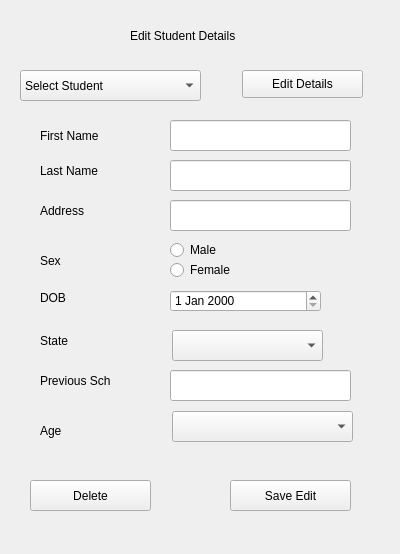
<?xml version="1.0" encoding="UTF-8"?>
<ui version="4.0">
 <class>Form</class>
 <widget class="QWidget" name="Form">
  <property name="geometry">
   <rect>
    <x>0</x>
    <y>0</y>
    <width>400</width>
    <height>554</height>
   </rect>
  </property>
  <property name="windowTitle">
   <string>Form</string>
  </property>
  <property name="styleSheet">
   <string notr="true">font: 75 10pt &quot;Segoe UI&quot;;</string>
  </property>
  <widget class="QComboBox" name="comboBox_11">
   <property name="geometry">
    <rect>
     <x>20</x>
     <y>70</y>
     <width>181</width>
     <height>31</height>
    </rect>
   </property>
   <item>
    <property name="text">
     <string>Select Student</string>
    </property>
   </item>
  </widget>
  <widget class="QPushButton" name="pushButton">
   <property name="geometry">
    <rect>
     <x>242</x>
     <y>70</y>
     <width>121</width>
     <height>28</height>
    </rect>
   </property>
   <property name="text">
    <string>Edit Details</string>
   </property>
  </widget>
  <widget class="QLabel" name="label_9">
   <property name="geometry">
    <rect>
     <x>40</x>
     <y>330</y>
     <width>81</width>
     <height>21</height>
    </rect>
   </property>
   <property name="styleSheet">
    <string notr="true">font: 75 10pt &quot;Verdana&quot;;</string>
   </property>
   <property name="text">
    <string>State</string>
   </property>
  </widget>
  <widget class="QLabel" name="label_10">
   <property name="geometry">
    <rect>
     <x>40</x>
     <y>370</y>
     <width>111</width>
     <height>21</height>
    </rect>
   </property>
   <property name="styleSheet">
    <string notr="true">font: 75 10pt &quot;Verdana&quot;;</string>
   </property>
   <property name="text">
    <string>Previous Sch</string>
   </property>
  </widget>
  <widget class="QLineEdit" name="lineEdit_7">
   <property name="geometry">
    <rect>
     <x>170</x>
     <y>200</y>
     <width>181</width>
     <height>31</height>
    </rect>
   </property>
  </widget>
  <widget class="QLineEdit" name="lineEdit">
   <property name="geometry">
    <rect>
     <x>170</x>
     <y>120</y>
     <width>181</width>
     <height>31</height>
    </rect>
   </property>
  </widget>
  <widget class="QPushButton" name="pushButton_2">
   <property name="geometry">
    <rect>
     <x>230</x>
     <y>480</y>
     <width>121</width>
     <height>31</height>
    </rect>
   </property>
   <property name="text">
    <string>Save Edit</string>
   </property>
  </widget>
  <widget class="QRadioButton" name="radioButton_2">
   <property name="geometry">
    <rect>
     <x>170</x>
     <y>260</y>
     <width>95</width>
     <height>20</height>
    </rect>
   </property>
   <property name="text">
    <string>Female</string>
   </property>
  </widget>
  <widget class="QComboBox" name="comboBox">
   <property name="geometry">
    <rect>
     <x>172</x>
     <y>330</y>
     <width>151</width>
     <height>31</height>
    </rect>
   </property>
  </widget>
  <widget class="QComboBox" name="comboBox_12">
   <property name="geometry">
    <rect>
     <x>172</x>
     <y>411</y>
     <width>181</width>
     <height>31</height>
    </rect>
   </property>
  </widget>
  <widget class="QLineEdit" name="lineEdit_10">
   <property name="geometry">
    <rect>
     <x>170</x>
     <y>370</y>
     <width>181</width>
     <height>31</height>
    </rect>
   </property>
  </widget>
  <widget class="QLabel" name="label_5">
   <property name="geometry">
    <rect>
     <x>40</x>
     <y>200</y>
     <width>101</width>
     <height>21</height>
    </rect>
   </property>
   <property name="styleSheet">
    <string notr="true">font: 75 10pt &quot;Verdana&quot;;</string>
   </property>
   <property name="text">
    <string>Address</string>
   </property>
  </widget>
  <widget class="QLabel" name="label_3">
   <property name="geometry">
    <rect>
     <x>40</x>
     <y>120</y>
     <width>121</width>
     <height>31</height>
    </rect>
   </property>
   <property name="styleSheet">
    <string notr="true">font: 75 10pt &quot;Verdana&quot;;</string>
   </property>
   <property name="text">
    <string>First Name</string>
   </property>
  </widget>
  <widget class="QLabel" name="label_4">
   <property name="geometry">
    <rect>
     <x>40</x>
     <y>160</y>
     <width>121</width>
     <height>21</height>
    </rect>
   </property>
   <property name="styleSheet">
    <string notr="true">font: 75 10pt &quot;Verdana&quot;;</string>
   </property>
   <property name="text">
    <string>Last Name</string>
   </property>
  </widget>
  <widget class="QRadioButton" name="radioButton">
   <property name="geometry">
    <rect>
     <x>170</x>
     <y>240</y>
     <width>95</width>
     <height>20</height>
    </rect>
   </property>
   <property name="text">
    <string>Male</string>
   </property>
  </widget>
  <widget class="QLabel" name="label_6">
   <property name="geometry">
    <rect>
     <x>40</x>
     <y>250</y>
     <width>81</width>
     <height>21</height>
    </rect>
   </property>
   <property name="styleSheet">
    <string notr="true">font: 75 10pt &quot;Verdana&quot;;</string>
   </property>
   <property name="text">
    <string>Sex</string>
   </property>
  </widget>
  <widget class="QLabel" name="label_11">
   <property name="geometry">
    <rect>
     <x>40</x>
     <y>420</y>
     <width>91</width>
     <height>21</height>
    </rect>
   </property>
   <property name="styleSheet">
    <string notr="true">font: 75 10pt &quot;Verdana&quot;;</string>
   </property>
   <property name="text">
    <string>Age</string>
   </property>
  </widget>
  <widget class="QDateEdit" name="dateEdit">
   <property name="geometry">
    <rect>
     <x>170</x>
     <y>290</y>
     <width>151</width>
     <height>22</height>
    </rect>
   </property>
  </widget>
  <widget class="QLabel" name="label_8">
   <property name="geometry">
    <rect>
     <x>40</x>
     <y>290</y>
     <width>81</width>
     <height>16</height>
    </rect>
   </property>
   <property name="styleSheet">
    <string notr="true">font: 75 10pt &quot;Verdana&quot;;</string>
   </property>
   <property name="text">
    <string>DOB</string>
   </property>
  </widget>
  <widget class="QLineEdit" name="lineEdit_6">
   <property name="geometry">
    <rect>
     <x>170</x>
     <y>160</y>
     <width>181</width>
     <height>31</height>
    </rect>
   </property>
  </widget>
  <widget class="QLabel" name="label">
   <property name="geometry">
    <rect>
     <x>130</x>
     <y>20</y>
     <width>191</width>
     <height>31</height>
    </rect>
   </property>
   <property name="text">
    <string>Edit Student Details</string>
   </property>
  </widget>
  <widget class="QPushButton" name="pushButton_3">
   <property name="geometry">
    <rect>
     <x>30</x>
     <y>480</y>
     <width>121</width>
     <height>31</height>
    </rect>
   </property>
   <property name="text">
    <string>Delete</string>
   </property>
  </widget>
 </widget>
 <resources/>
 <connections/>
</ui>
